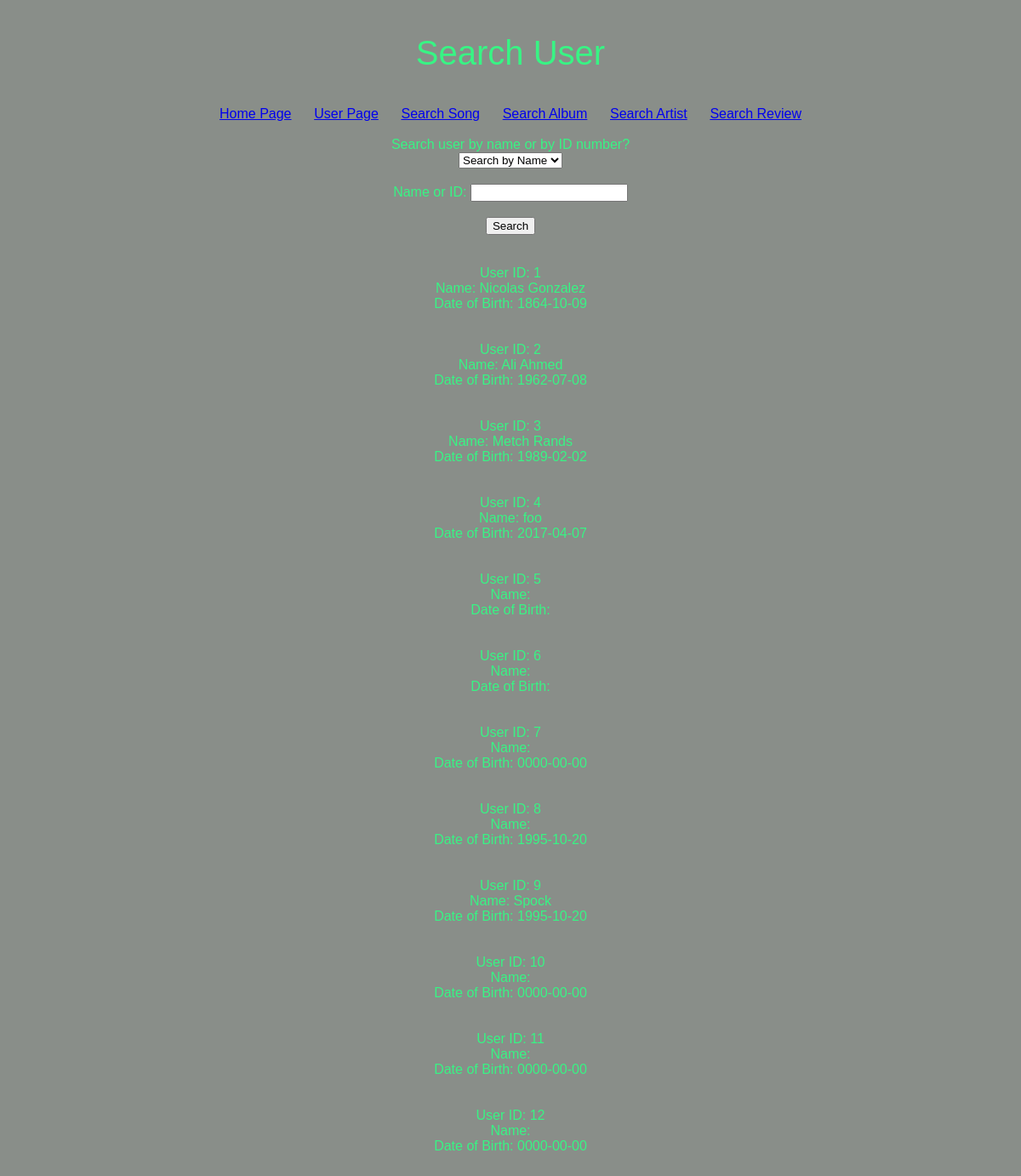
Page /searchuser.php on the earlier database version.
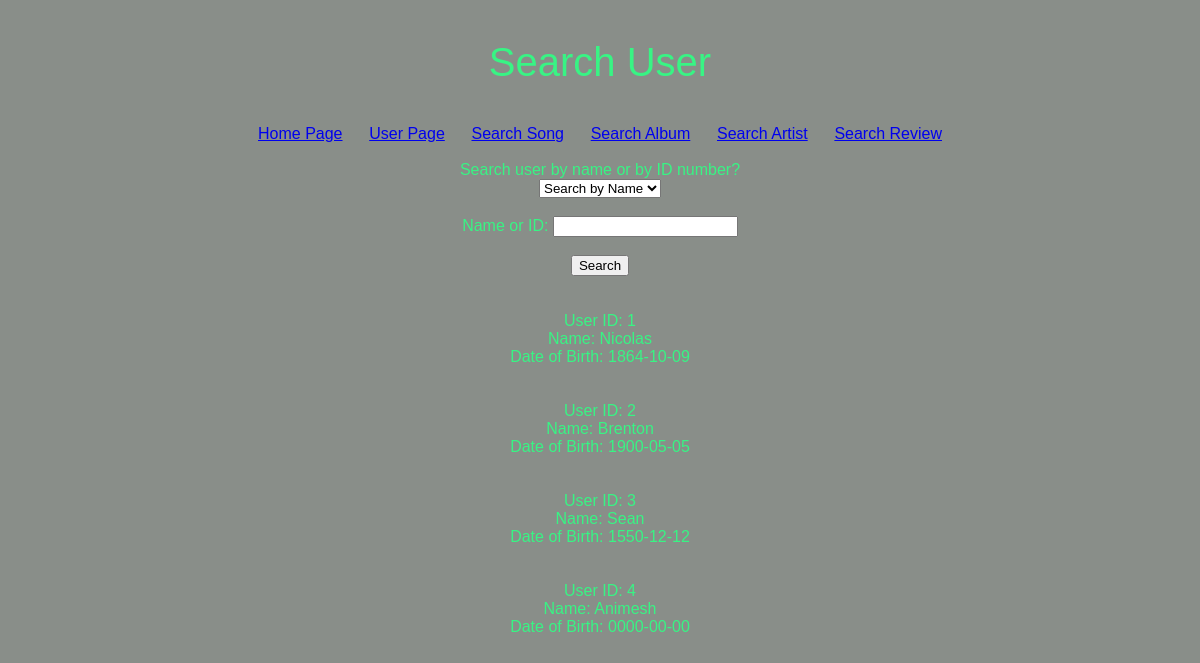
Same page on the later database version.
### tables this page shows
CREATE TABLE IF NOT EXISTS `user` (
  `UserID` int(11) NOT NULL AUTO_INCREMENT,
  `DOB` date DEFAULT NULL,
  `Name` varchar(25) DEFAULT NULL,
  `Password` varchar(32) DEFAULT NULL,
  PRIMARY KEY (`UserID`)
);

### searchuser.php (the view, shortened to what this page needs)
<!DOCTYPE html>
<html>
    <head>
        <link rel="stylesheet" href="styles/searchartist.css">
    </head>
    <body>
        <?php
        include('config.php');
        $searchString= $type="";
        ?>
        <h3>Search User</h3>
        <a href="http://projbsn.cpsc.ucalgary.ca/index.php">Home Page</a>
        <a href="http://projbsn.cpsc.ucalgary.ca/userpage.php">User Page</a>
        <a href="http://projbsn.cpsc.ucalgary.ca/searchsong.php">Search Song</a>
        <a href="http://projbsn.cpsc.ucalgary.ca/searchalbum.php">Search Album</a>
        <a href="http://projbsn.cpsc.ucalgary.ca/searchartist.php">Search Artist</a>
        <a href="http://projbsn.cpsc.ucalgary.ca/searchreview.php">Search Review</a>
        <br>
        <br>
        <form method="post" action="<?php echo htmlspecialchars($_SERVER["PHP_SELF"]); ?>">
            Search user by name or by ID number? <br>
            <select name="t">
                <option value="byName">Search by Name</option>
            </select> <br><br>
            Name or ID: <input type="text" name="ss"><br><br>
            <input type="submit" name="submit" value="Search"/> <br><br>
        </form>
        <?php
            if (($type != NULL) && ($searchString != NULL))
            {
                echo "Results for ";
                Print "<i>$searchString</i>";
                echo ":<br><br>";
                echo "<hr>";
                if ($type == "byName")
                {
                    $result = $conn->query("SELECT UserID, Name, DOB FROM user WHERE Name = '$searchString';");
                    if($result->num_rows >0){
                        $count = 0;
                        while($row = $result->fetch_assoc()){
                            $count = $count + 1;
                            echo "<h3>Result # $count</h3>";
                            echo "User ID: ".$row["UserID"]."<br>";
                            echo "Name: ".$row["Name"]."<br>";
                            echo "Date of Birth: ".$row["DOB"]."<br>";
                            echo "<br>";
                        }
                    }
                }
                else if ($type == "byID")
                {
                    $result = $conn->query("SELECT UserID, Name, DOB FROM user WHERE UserID = '$searchString';");
                    if($result->num_rows >0){
                        $count = 0;
                        while($row = $result->fetch_assoc()){
                            $count = $count + 1;
                            echo "<h3>Result</h3>";
                            echo "User ID: ".$row["UserID"]."<br>";
                            echo "Name: ".$row["Name"]."<br>";
                            echo "Date of Birth: ".$row["DOB"]."<br>";
                            echo "<br>";
                        }
                    }
                }
            }
            else if ($searchString == NULL)
            {
                $result = $conn->query("SELECT UserID, Name, DOB FROM user;");
                if($result->num_rows >0){
                    while($row = $result->fetch_assoc()){
                        echo "<br>";
                        echo "User ID: ".$row["UserID"]."<br>";
                        echo "Name: ".$row["Name"]."<br>";
                        echo "Date of Birth: ".$row["DOB"]."<br>";
                        echo "<br>";
                    }
                }
            }
        ?>
    </body>
</html>

### styles/searchartist.css (style rules this page uses)
body { background-color: rgba(9, 19, 10, 0.48); text-align: center; color:rgb(56,244,132); font-family: Century Gothic, sans-serif; }
h3 { font-size: 40px; font-weight: 100; }

Differences in the rows shown:
removed user: UserID "5"
removed user: UserID "6"
removed user: UserID "7", DOB "0000-00-00"
removed user: UserID "8", DOB "1995-10-20"
removed user: UserID "9", Name "Spock", DOB "1995-10-20"
removed user: UserID "10", DOB "0000-00-00"
removed user: UserID "11", DOB "0000-00-00"
removed user: UserID "12", DOB "0000-00-00"
changed user id 1: Name "Nicolas Gonzalez" → "Nicolas"
changed user id 2: Name "Ali Ahmed" → "Brenton"; DOB "1962-07-08" → "1900-05-05"
changed user id 3: Name "Metch Rands" → "Sean"; DOB "1989-02-02" → "1550-12-12"
changed user id 4: Name "foo" → "Animesh"; DOB "2017-04-07" → "0000-00-00"
